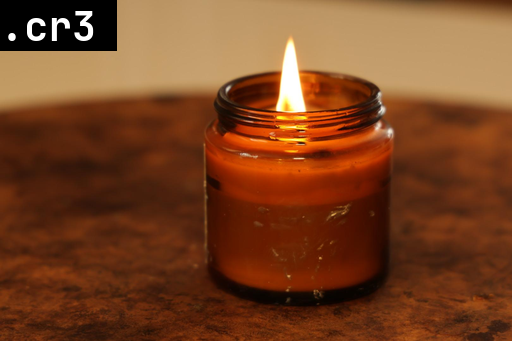
#> input picture example.png, 512 x 341 px; its folder holds only this picture in this run
$ python app.py example.png
#> lines starting #> are read from the running program, lines starting #| are printed output that depends on the picture
# -*- coding: utf-8 -*-
"""
@file: app.py
Generate PNG thumbnails (respecting freedesktop sizes).
Usage: app.py [-h] [-o OUTPUT] [-j JOBS] [-f|--force] input

This script generates PNG thumbnails of images in various sizes
(normal, large, x-large, xx-large) and saves them in a specified
output directory (should be `~/.cache/thumbnails/`).

- `Multiprocessing` to execute processing in parallel.
- `Pillow` library for image processing (resize).
- `Pillow.ImageDraw` to add a label to the thumbnail indicating the original file format.
- `Subprocess` to extract preview images from RAW files using `ExifTool`.
- `Subprocess` to handle rotation from Exif files using `ExifTool`.

The input can be either a file or a directory (which will be searched recursively).

Example of usage:
$ python3 app.py /mnt/sda1/photos/2025/ -o /home/thomas/.cache/thumbnails/ -j 16
$ python3 app.py /mnt/sda1/photos/2025/20250127/2J0A1537.cr3

Set thumnail-cache to handle more storage and keep it longer:
$ gsettings set org.gnome.nautilus.preferences thumbnail-limit 536870912000 (~500Gb)
$ gsettings set org.gnome.desktop.thumbnail-cache maximum-age 365

"""

import hashlib
import logging
import multiprocessing
import subprocess
import io

from pathlib import Path
from concurrent.futures import ProcessPoolExecutor, as_completed
from typing import List, Optional, Union

from PIL import Image, ImageOps, ImageDraw, ImageFont
from PIL.PngImagePlugin import PngInfo

from tqdm import tqdm

logging.basicConfig(level=logging.INFO, format="%(levelname)s: %(message)s")

SUPPORTED_EXTENSIONS = {".jpg", ".jpeg", ".png", ".cr2", ".cr3", ".arw"}
FONT = "/usr/share/fonts/truetype/jetbrains-mono/JetBrainsMono-Bold.ttf"
THUMBNAIL_CONFIG = {
    "normal": {
        "size": (128, 128),
        "font_size": 20,
    },
    "large": {
        "size": (256, 256),
        "font_size": 30,
    },
    "x-large": {
        "size": (512, 512),
        "font_size": 40,
    },
    # "xx-large": {
    #     "size": (1024, 1024),
    #     "font_size": 100,
    # },
}

from PIL import ImageDraw, ImageFont


def add_raw_label(image: Image.Image, label: str, text: str) -> Image.Image:
    """Add a label to the image indicating the original file format."""
    draw = ImageDraw.Draw(image)
    size = THUMBNAIL_CONFIG[label]["font_size"]
    x, y = 0, 0

    font = ImageFont.truetype(FONT, size)

    text_bbox = draw.textbbox((x, y), text, font=font)
    text_width = text_bbox[2] - text_bbox[0]
    text_height = text_bbox[3] - text_bbox[1]
    box_padding = int(size * 0.5)
    draw.rectangle(
        [
            x - box_padding,
            y - box_padding,
            x + text_width + box_padding,
            y + text_height + box_padding,
        ],
        fill="black",
    )
    draw.text((x, y), text, fill="white", font=font)
    return image


def extract_cr3_preview(image_path: Path, tag: str = "PreviewImage") -> io.BytesIO:
    """Extract preview image from RAW file using exiftool."""
    logging.info(f"Extracting preview from RAW: {image_path}")
    result = subprocess.run(
        ["exiftool", f"-{tag}", "-b", str(image_path)],
        stdout=subprocess.PIPE,
        stderr=subprocess.PIPE,
        check=False,
    )
    if result.returncode != 0 or not result.stdout:
        raise RuntimeError(
            f"ExifTool failed on {image_path}:\n{result.stderr.decode().strip()}"
        )

    orient_proc = subprocess.run(
        ["exiftool", "-Orientation", "-s3", str(image_path)],
        stdout=subprocess.PIPE,
        stderr=subprocess.PIPE,
        check=False,
        text=True,
    )
    orientation_str = orient_proc.stdout.strip()

    rotate_map = {
        "Rotate 90 CW": -90,
        "Rotate 270 CW": -270,
        "Rotate 90 CCW": 90,
        "Rotate 180": 180,
    }
    img = Image.open(io.BytesIO(result.stdout))
    rotation = rotate_map.get(orientation_str, 0)
    if rotation:
        img = img.rotate(rotation, expand=True)

    img_bytes_io = io.BytesIO()
    img.save(img_bytes_io, format="JPEG")

    return img_bytes_io


def generate_thumbnails(
    image_path: Path, output_base: Path, overwrite=False
) -> Optional[str]:
    """Generate multiple size thumbnails for one image.
    If one size is missing, it will generate all sizes.
    overwrite (bool): If True, overwrite existing thumbnails."""
#> called with overwrite = False

    uri = image_path.resolve().as_uri()
    hash_hex = hashlib.md5(uri.encode("utf-8")).hexdigest()
    out_filename = f"{hash_hex}.png"

    if not overwrite:
        all_exist = True
        for label in THUMBNAIL_CONFIG.keys():
            out_dir = output_base / label
            out_path = out_dir / out_filename
            if not out_path.exists():
                print(f"Thumbnail does not exist: {uri} {out_path}")
                all_exist = False
                break
        if all_exist:
            logging.info(f"All thumbnails already exist for: {image_path}")
            return None

    try:
        if image_path.suffix.lower() in {".cr3", ".cr2", ".arw"}:
            img = Image.open(extract_cr3_preview(image_path))
        else:
            img = Image.open(image_path)
#> img is the input picture: PIL image 512x341 RGB; mean R, G, B 121, 67.7, 34.8

        img = ImageOps.exif_transpose(img)

        metadata = PngInfo()
        metadata.add_text("Thumb::URI", uri)
        metadata.add_text("Thumb::MTime", str(int(image_path.stat().st_mtime)))
        metadata.add_text("Software", "make-thumbnail")

        for label, config in THUMBNAIL_CONFIG.items():
            size = config["size"]
            thumb = img.copy()
            thumb.thumbnail(size, Image.LANCZOS)

            out_dir = output_base / label
            out_dir.mkdir(parents=True, exist_ok=True)
            out_path = out_dir / out_filename
            thumb.save(out_path, format="PNG", pnginfo=metadata)

            file_extension = image_path.suffix.lower()
            if file_extension in SUPPORTED_EXTENSIONS:
                thumb = add_raw_label(thumb, label, file_extension)
                thumb.save(out_path, format="PNG", pnginfo=metadata)
#> this loop made 3 passes
#> (text_bbox in add_raw_label, text_width in add_raw_label, text_height in add_raw_label) on passes 1 to 3: ((0, 8, 44, 23), 44, 15), ((0, 12, 67, 34), 67, 22), ((0, 15, 89, 46), 89, 31)
#> pass 1, in generate_thumbnails, `thumb.save(out_path, format="PNG", pnginfo=metadata)`:
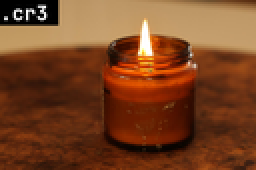
#> saved as 194706511b31be434cd86de1f1c59d07.png: PIL image 128x85 RGB (shown 2 times larger); mean R, G, B 121.3, 67.9, 35
#> pass 1, in generate_thumbnails, `thumb = add_raw_label(thumb, label, file_extension)`:
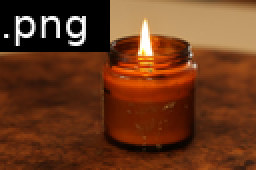
#> thumb: PIL image 128x85 RGB (shown 2 times larger); mean R, G, B 106.7, 57.4, 29.3
#> pass 2, in generate_thumbnails, `thumb.save(out_path, format="PNG", pnginfo=metadata)`:
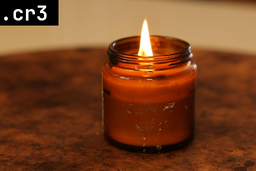
#> saved as 194706511b31be434cd86de1f1c59d07.png: PIL image 256x171 RGB; mean R, G, B 121.1, 67.8, 34.8
#> pass 2, in generate_thumbnails, `thumb = add_raw_label(thumb, label, file_extension)`:
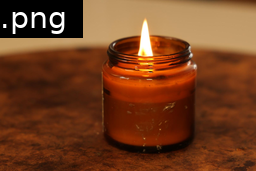
#> thumb: PIL image 256x171 RGB; mean R, G, B 115.2, 63.4, 32.4

    except Exception as e:
        return f"{image_path}: {e}"
    return None


def collect_image_paths(input_path: Path) -> List[Path]:
    """Recursively collect image files from a path."""
    if input_path.is_file():
        return [input_path] if input_path.suffix.lower() in SUPPORTED_EXTENSIONS else []
    elif input_path.is_dir():
        return [
            p for p in input_path.rglob("*") if p.suffix.lower() in SUPPORTED_EXTENSIONS
        ]
    else:
        raise ValueError("Input must be a file or directory.")


def process_images(
    image_paths: List[Path], output_dir: Path, num_workers: int, overwrite: bool = False
) -> List[str]:
    """Prepare threads to generate thumbnails in parallel."""
    errors = []
    with ProcessPoolExecutor(max_workers=num_workers) as executor:
        futures = {
            executor.submit(generate_thumbnails, path, output_dir, overwrite): path
            for path in image_paths
        }
        for future in tqdm(
            as_completed(futures),
            total=len(futures),
            desc="Generating thumbnails",
        ):
            error = future.result()
            if error:
                errors.append(error)
    return errors


def main(
    input_path: Union[str, Path],
    output_dir: Union[str, Path],
    num_workers: Optional[int] = None,
    overwrite: bool = False,
) -> None:
    input_path = Path(input_path)
    output_dir = Path(output_dir)
    num_workers = num_workers or multiprocessing.cpu_count()

    try:
        image_paths = collect_image_paths(input_path)
    except ValueError as ve:
        logging.error(str(ve))
        return

    if not image_paths:
        logging.warning("No supported image files found.")
        return

    errors = process_images(image_paths, output_dir, num_workers, overwrite=overwrite)

    if errors:
        logging.warning("Some images failed to process:")
        for err in errors:
            logging.warning(err)
    else:
        logging.info("All thumbnails generated successfully.")


if __name__ == "__main__":
    import argparse

    parser = argparse.ArgumentParser(
        description="Generate PNG thumbnails (freedesktop sizes)."
    )
    parser.add_argument("input", help="Input image file or directory.")
    parser.add_argument(
        "-o", "--output", default="thumbnails", help="Output directory."
    )
    parser.add_argument(
        "-j",
        "--jobs",
        type=int,
        default=None,
        help="Number of worker processes (default: all cores).",
    )
    parser.add_argument(
        "-f",
        action="store_true",
        help="Overwrite existing thumbnails.",
    )

    args = parser.parse_args()
    main(args.input, args.output, args.jobs, overwrite=args.f)
